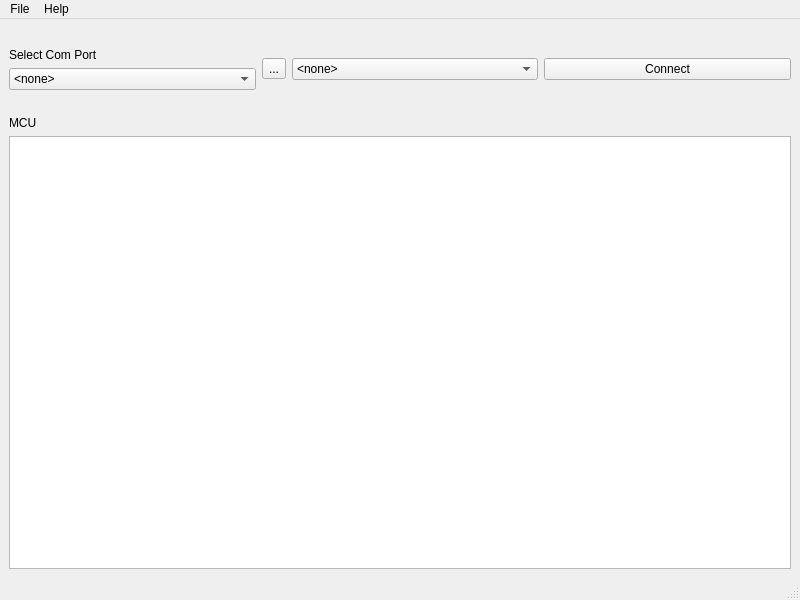
<?xml version="1.0" encoding="UTF-8"?>
<ui version="4.0">
 <class>MainWindow</class>
 <widget class="QMainWindow" name="MainWindow">
  <property name="geometry">
   <rect>
    <x>0</x>
    <y>0</y>
    <width>800</width>
    <height>600</height>
   </rect>
  </property>
  <property name="sizePolicy">
   <sizepolicy hsizetype="Fixed" vsizetype="Fixed">
    <horstretch>0</horstretch>
    <verstretch>0</verstretch>
   </sizepolicy>
  </property>
  <property name="minimumSize">
   <size>
    <width>800</width>
    <height>600</height>
   </size>
  </property>
  <property name="maximumSize">
   <size>
    <width>16777215</width>
    <height>16777215</height>
   </size>
  </property>
  <property name="windowTitle">
   <string>MainWindow</string>
  </property>
  <widget class="QWidget" name="centralwidget">
   <property name="font">
    <font>
     <kerning>false</kerning>
    </font>
   </property>
   <layout class="QVBoxLayout" name="verticalLayout_3" stretch="0,2,0">
    <property name="spacing">
     <number>6</number>
    </property>
    <item>
     <layout class="QHBoxLayout" name="Top">
      <property name="topMargin">
       <number>20</number>
      </property>
      <property name="bottomMargin">
       <number>20</number>
      </property>
      <item>
       <layout class="QVBoxLayout" name="verticalLayout">
        <property name="spacing">
         <number>6</number>
        </property>
        <item>
         <widget class="QLabel" name="label">
          <property name="text">
           <string>Select Com Port</string>
          </property>
         </widget>
        </item>
        <item>
         <widget class="QComboBox" name="serialPortInfoListBox">
          <item>
           <property name="text">
            <string>&lt;none&gt;</string>
           </property>
          </item>
         </widget>
        </item>
       </layout>
      </item>
      <item>
       <layout class="QVBoxLayout" name="verticalLayout_2"/>
      </item>
      <item>
       <widget class="QToolButton" name="toolButton">
        <property name="text">
         <string>...</string>
        </property>
       </widget>
      </item>
      <item>
       <widget class="cfgBox" name="cfgComboBox">
        <item>
         <property name="text">
          <string>&lt;none&gt;</string>
         </property>
        </item>
       </widget>
      </item>
      <item>
       <widget class="QPushButton" name="pushButton_2">
        <property name="text">
         <string>Connect</string>
        </property>
       </widget>
      </item>
     </layout>
    </item>
    <item>
     <layout class="QHBoxLayout" name="Center">
      <item>
       <layout class="QVBoxLayout" name="Left_ports"/>
      </item>
      <item>
       <widget class="QLabel" name="mcu_rect">
        <property name="minimumSize">
         <size>
          <width>0</width>
          <height>0</height>
         </size>
        </property>
        <property name="text">
         <string>MCU</string>
        </property>
       </widget>
      </item>
      <item>
       <layout class="QVBoxLayout" name="Right_ports"/>
      </item>
     </layout>
    </item>
    <item>
     <widget class="QPlainTextEdit" name="console"/>
    </item>
   </layout>
  </widget>
  <widget class="QMenuBar" name="menubar">
   <property name="geometry">
    <rect>
     <x>0</x>
     <y>0</y>
     <width>800</width>
     <height>21</height>
    </rect>
   </property>
   <widget class="QMenu" name="menuFile">
    <property name="title">
     <string>File</string>
    </property>
    <addaction name="actionExit"/>
   </widget>
   <widget class="QMenu" name="menuHelp">
    <property name="title">
     <string>Help</string>
    </property>
    <addaction name="actionAbout"/>
   </widget>
   <addaction name="menuFile"/>
   <addaction name="menuHelp"/>
  </widget>
  <widget class="QStatusBar" name="statusbar"/>
  <action name="actionExit">
   <property name="text">
    <string>Exit</string>
   </property>
  </action>
  <action name="actionAbout">
   <property name="text">
    <string>About</string>
   </property>
  </action>
  <action name="actionFlex">
   <property name="text">
    <string>Flex</string>
   </property>
  </action>
  <action name="actionAss">
   <property name="text">
    <string>Ass</string>
   </property>
  </action>
 </widget>
 <customwidgets>
  <customwidget>
   <class>cfgBox</class>
   <extends>QComboBox</extends>
   <header>mainwindow.h</header>
  </customwidget>
 </customwidgets>
 <resources/>
 <connections/>
</ui>
